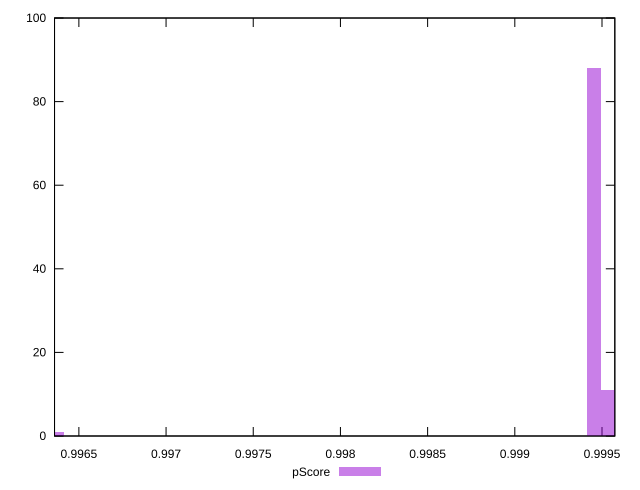

The gnuplot source for this figure:
reset

$pScore <<EOF
0.9994543449773352 88
0.999537605086047 11
0.9963737209549959 1
EOF

set key outside below
set boxwidth 0.00008326010871187397
set xrange [0.9963604274347588:0.9995735337766942]
set yrange [0:100]
set trange [0:100]
set style fill transparent solid 0.5 noborder
set terminal svg size 640, 490 enhanced background rgb 'white'
set output "reports/report_00031_2021-02-24T23-18-18.084Z/cumulative-layout-shift/samples/music/pScore/histogram.svg"

plot $pScore title "pScore" with boxes

reset
